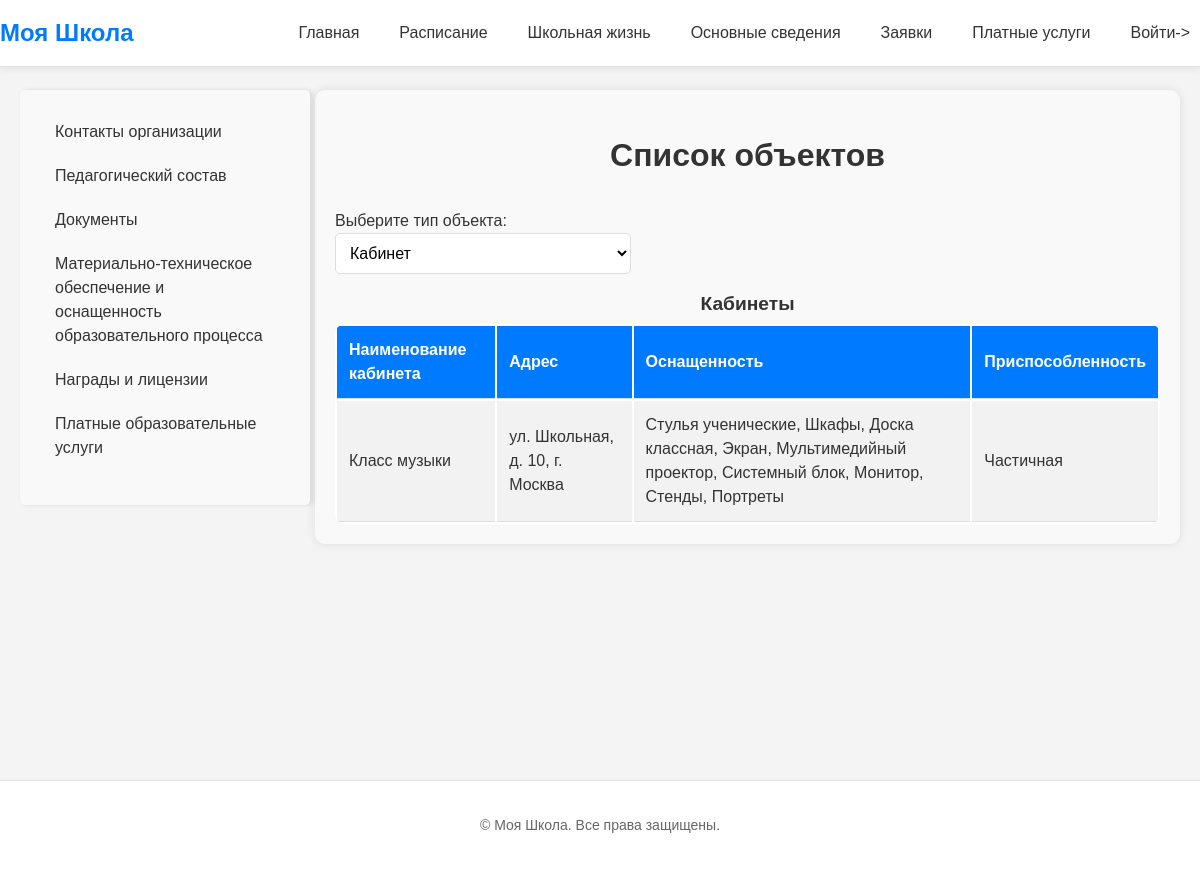
The app's page /about_school/facility/ with its own data.
### school/models.py (models this page shows, shortened)
class Facility(models.Model):
    FACILITY_CHOICES = [
        ('classroom', 'Кабинет'),
        ('practical_object', 'Объект для практических занятий'),
    ]
    facility_type = models.CharField(
        max_length=50,
        choices=FACILITY_CHOICES,
        verbose_name="Тип объекта",
        default='classroom'
    )
    school_contact = models.ForeignKey(SchoolContactInfo, on_delete=models.CASCADE, verbose_name="Адрес")
    name = models.CharField(max_length=255, verbose_name="Наименование кабинета")
    equipment = models.ManyToManyField(Equipment, verbose_name="Оснащенность кабинета")
    accessibility = models.CharField(
        max_length=255,
        choices=[("partial", "Частичная"), ("full", "Полная"), ("none", "Отсутствует")],
        verbose_name="Приспособленность для инвалидов",
        default="partial"
    )

class SchoolContactInfo(models.Model):
    name = models.CharField(max_length=255, verbose_name="Название школы")
    address = models.TextField(verbose_name="Адрес", blank=True)
    phone = models.CharField(max_length=20, verbose_name="Телефон", blank=True)
    email = models.EmailField(verbose_name="Электронная почта", blank=True)
    begin_time = models.TimeField(verbose_name='Начало рабочего дня', null=True, blank=True)
    end_time = models.TimeField(verbose_name='Конец рабочего дня', null=True)
    latitude = models.DecimalField(
        max_digits=9,
        decimal_places=6,
        verbose_name="Широта",
        blank=True,
        null=True,
        help_text="Координаты для отображения на карте"
    )
    longitude = models.DecimalField(
        max_digits=9,
        decimal_places=6,
        verbose_name="Долгота",
        blank=True,
        null=True,
        help_text="Координаты для отображения на карте"
    )

class Equipment(models.Model):
    name = models.CharField(max_length=255, verbose_name="Наименование оборудования")
    def __str__(self):
        return self.name

### school/views.py (the view)
# urls.py: path('about_school/facility/', views.facility_list, name='facility'),
def facility_list(request):
    facilities = Facility.objects.all()
    return render(request, 'about_school/facility/facility.html', {'facilities': facilities})

### templates/about_school/facility/facility.html (shortened to what this page needs)
{% extends 'index.html' %}
{% load static %}
{% block extra_css %}
    <link rel="stylesheet" href="{% static 'css/about_school.css' %}">
{% endblock %}
{% block content %}
    <div class="about-school-container">
        <aside>
            {% include 'about_school/about_school_menu.html' %}
        </aside>
        <div class="main-content">
            <div class="facility-content">
                <h1>Список объектов</h1>
                <label for="facility_type">Выберите тип объекта:</label>
                <select id="facility_type" onchange="toggleTables()">
                    <option value="classroom">Кабинет</option>
                </select>
                <div id="classroom_table">
                    <h2>Кабинеты</h2>
                    <table>
                        <tr>
                            <th>Наименование кабинета</th>
                            <th>Адрес</th>
                            <th>Оснащенность</th>
                            <th>Приспособленность</th>
                        </tr>
                        {% for facility in facilities %}
                            {% if facility.facility_type == 'classroom' %}
                                <tr>
                                    <td>{{ facility.name }}</td>
                                    <td>{{ facility.school_contact.address }}</td>
                                    <td>{{ facility.equipment.all|join:", " }}</td>
                                    <td>{{ facility.get_accessibility_display }}</td>
                                </tr>
                            {% endif %}
                        {% endfor %}
                    </table>
                </div>
            </div>
        </div>
    </div>
{% endblock %}

### static/css/styles.css (style rules this page uses)
body { display: flex; flex-direction: column; min-height: 100vh; margin: 0; font-family: 'Arial', sans-serif; font-size: 16px; line-height: 1.5; color: #333; background-color: #f4f4f4; }
h2 { font-size: 1.2rem; margin-bottom: 5px; text-align: center; color: #555; }
body { padding-top: 70px; }

### static/css/about_school.css (style rules this page uses)
.about-school-container { display: grid; grid-template-columns: 1fr 1fr 1fr 1fr; max-width: 1200px; margin: 0 auto; padding: 20px; gap: 20px; }
.main-content { grid-column: span 3; }
.facility-content { background-color: #f9f9f9; padding: 20px; border-radius: 10px; box-shadow: 0 0 10px rgba(0, 0, 0, 0.1); }
h1, h2 { color: #333; font-family: 'Arial', sans-serif; text-align: center; }
select { display: block; padding: 10px; font-size: 16px; border-radius: 5px; border: 1px solid #ddd; background-color: #fff; }
table { width: 100%; background-color: #fff; border-radius: 10px; overflow: hidden; }
th, td { padding: 12px; border-bottom: 1px solid #ddd; text-align: left; }
th { background-color: #007BFF; color: #fff; }
tr:nth-child(even) { background-color: #f2f2f2; }
h1 { text-align: center; margin-bottom: 30px; font-size: 2rem; color: #333; }

### records on screen
Facility: name "Класс музыки", school_contact.address "ул. Школьная, д. 10, г. Москва", equipment.all "Стулья ученические, Шкафы, Доска классная, Экран, Мультимедийный проектор, Системный блок, Монитор, Стенды, Портреты", accessibility "Частичная"
